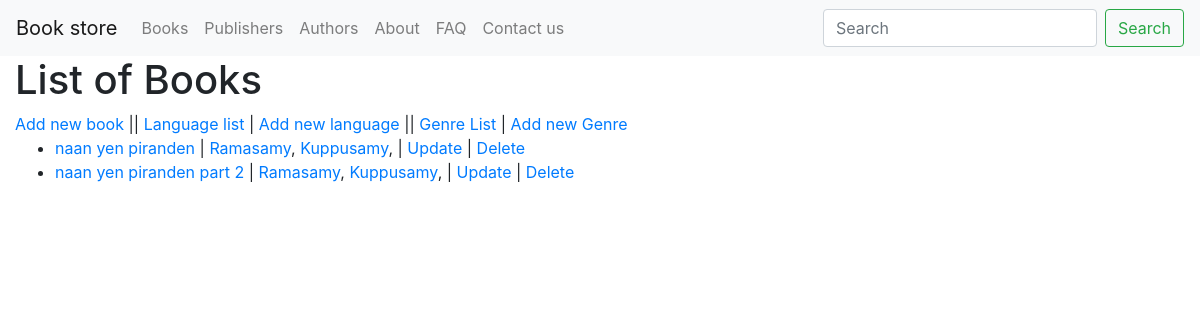
Screenshot of /book/all/ with the database file from the repository.
### book/models.py (models this page shows, shortened)
class Book(models.Model):
	class BookTypeChoices(models.TextChoices):
		EBOOK = 'EB', ('e-book')
		PAPERBACK = 'PB', ('Paperback')
		HARDBOUND = 'HB', ('Hardbound')
	title = models.CharField(max_length = 100)
	summary = models.CharField(max_length = 300, null=True, blank=True)
	language = models.ForeignKey(Language, related_name='bookLanguage', on_delete=models.CASCADE, null=True, blank=True)
	genre = models.ManyToManyField(Genre, related_name='bookGenre')
	book_type = models.CharField(max_length=2,
                            choices=BookTypeChoices.choices,
                            default=BookTypeChoices.PAPERBACK,)
	isbn = models.CharField(max_length = 20)
	pages = models.IntegerField()
	author = models.ManyToManyField(Author)
	publisher = models.ForeignKey(Publisher, related_name='bookPublisher', on_delete=models.CASCADE, null=True, blank=True)
	slug = AutoSlugField(unique = True, populate_from='title', db_index=True, editable = True, null=True, blank=True)
	created_by = models.TextField(null=True, blank=True) # User related
	updated_by = models.TextField(null=True, blank=True) # User related
	created_on = models.DateTimeField(auto_now_add=True)
	last_updated_on = models.DateTimeField(auto_now=True)
	objects = BookManager()
	class Meta:
		pass
	def get_absolute_url(self):
		return reverse("book:book_detail", args=[str(self.slug)])
	def get_update_url(self):
		return reverse("book:book_update", args=[str(self.slug)])

### author/models.py (models this page shows, shortened)
class Author(models.Model):
	name = models.CharField(max_length = 100)
	country = models.CharField(max_length = 200)
	slug = AutoSlugField(unique = True, populate_from='name', db_index=True, editable = True, null=True, blank=True)
	created_by = models.TextField(null=True, blank=True) # User related
	updated_by = models.TextField(null=True, blank=True) # User related
	created_on = models.DateTimeField(auto_now_add=True)
	last_updated_on = models.DateTimeField(auto_now=True)
	objects = AuthorManager()
	class Meta:
		pass
	def __str__(self):
		return str(self.name)

### book/views.py (the view)
# urls.py: path('all/', BookListView.as_view(), name='book_list'),
class BookListView(ListView):
    model = Book
    context_object_name = 'book_list'
    template_name = 'book/book_list.html'

### templates/book/book_list.html
{% extends "base.html" %}
{% block content %}
    <h1>List of Books</h1>
<a href="{% url 'book:book_create' %}">Add new book</a>  ||
<a href="{% url 'book:language_list' %}">Language list</a> | <a href="{% url 'book:language_create' %}">Add new language</a>  ||
<a href="{% url 'book:genre_list' %}">Genre List</a> | <a href="{% url 'book:genre_create' %}">Add new Genre</a>
    {% if book_list %}
    <ul>
      {% for book in book_list %}
      <li>
        <a href="{{ book.get_absolute_url }}">{{ book.title }}</a> | {% for author in book.author.all %}
 <a href="{% url 'author:author_detail' author.slug %}">{{ author }}</a>,
{% endfor %}  | <a href="{{ book.get_update_url }}">Update</a> | <a href="{% url 'book:book_delete' book.slug %}">Delete</a>
      </li>
      {% endfor %}</p>
    </ul>
    {% else %}
      <p>There are no books in the library.</p>
    {% endif %}
{% endblock %}

### rows the page displays
Book: title "naan yen piranden"
Author: name "Ramasamy"
Author: name "Kuppusamy"
Book: title "naan yen piranden part 2"
